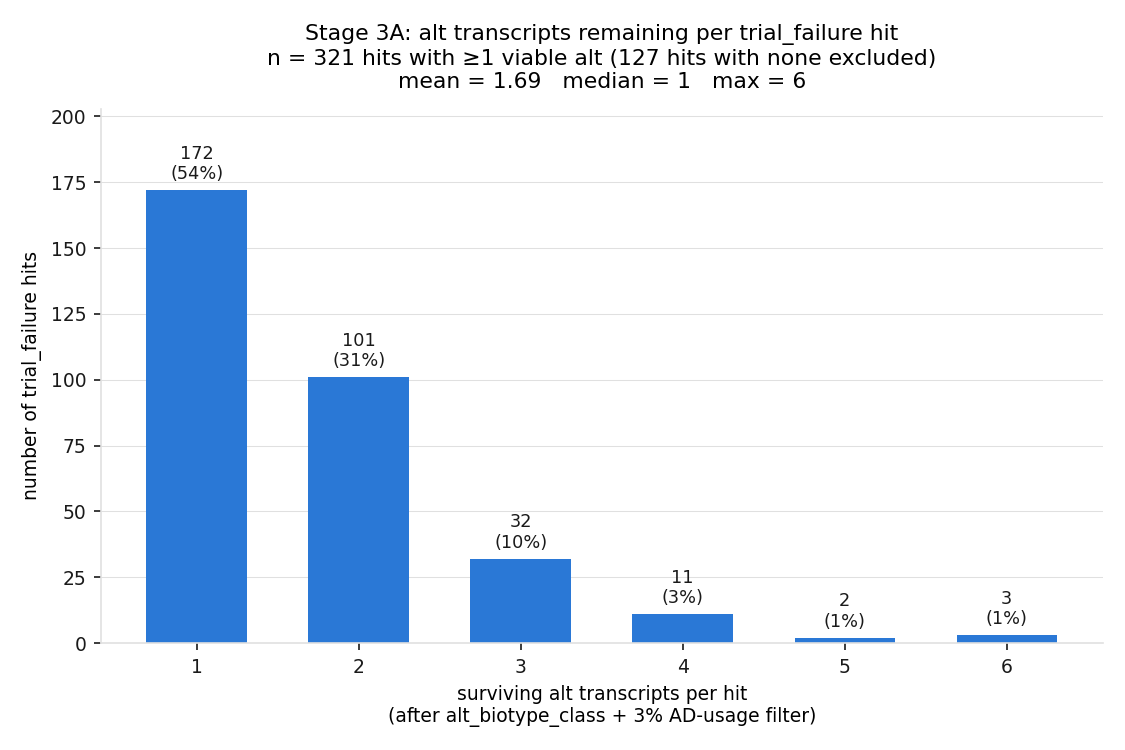

The Python source for this figure:
"""Stage 3A summary plot — surviving alt transcripts per trial_failure hit.

One-off analysis script (not part of the junior_surveyor pipeline), matching
the color/style conventions of junior_surveyor/plot_results.py.
"""
import matplotlib.pyplot as plt
import numpy as np
import pandas as pd

BG, FG, GRID = "#ffffff", "#1a1a1a", "#e0e0e0"
TF_BLUE = "#2a78d6"

df = pd.read_csv("outputs/junior_surveyor/hits_deep.csv")
tf = df[df["candidate_group"] == "trial_failure_candidate"]
tf = tf[tf["has_viable_alt"]]  # exclude the 127 hits with no surviving non-canonical alt
tf_alt = tf[~tf["is_canonical"].fillna(False).astype(bool)]

counts = tf_alt.groupby(["gene_name", "cell_type"]).size()
canon_hits = tf[tf["is_canonical"] == True][["gene_name", "cell_type"]].drop_duplicates()
counts_full = counts.reindex(
    canon_hits.set_index(["gene_name", "cell_type"]).index, fill_value=0
)

dist = counts_full.value_counts().sort_index()
n_hits = len(counts_full)

fig, ax = plt.subplots(figsize=(7.5, 5))
bars = ax.bar(dist.index.astype(str), dist.values, color=TF_BLUE, width=0.62, zorder=2)

for rect, v in zip(bars, dist.values):
    pct = v / n_hits * 100
    ax.text(rect.get_x() + rect.get_width() / 2, rect.get_height() + n_hits * 0.008,
            f"{v}\n({pct:.0f}%)", ha="center", va="bottom", fontsize=8.5, color=FG)

ax.set_facecolor(BG)
fig.patch.set_facecolor(BG)
ax.set_xlabel("surviving alt transcripts per hit\n(after alt_biotype_class + 3% AD-usage filter)", fontsize=9)
ax.set_ylabel("number of trial_failure hits", fontsize=9)
ax.set_title(
    f"Stage 3A: alt transcripts remaining per trial_failure hit\n"
    f"n = {n_hits} hits with ≥1 viable alt (127 hits with none excluded)\n"
    f"mean = {counts_full.mean():.2f}   median = {counts_full.median():.0f}   max = {counts_full.max()}",
    fontsize=10.5, pad=10,
)
ax.tick_params(colors=FG, labelsize=9)
ax.yaxis.grid(True, color=GRID, lw=0.5, zorder=0)
ax.xaxis.grid(False)
ax.set_ylim(0, dist.values.max() * 1.18)
for spine in ["top", "right"]:
    ax.spines[spine].set_visible(False)
for spine in ["left", "bottom"]:
    ax.spines[spine].set_color(GRID)

fig.tight_layout()
fig.savefig("docs/stage3a_alt_transcripts_remaining.png", dpi=150, facecolor=BG)
print("saved -> docs/stage3a_alt_transcripts_remaining.png")
print(dist)
print(f"mean={counts_full.mean():.3f} median={counts_full.median()} max={counts_full.max()}")
